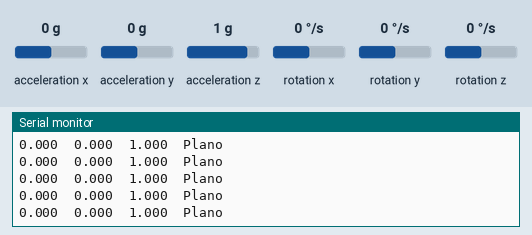
Simulated run of this sketch. Board: Arduino Uno, built with avr-gcc and run on an emulated ATmega328P. Shown: the last lines printed to the serial monitor. Inputs (shaded band) come from the test bench; at power-on: acceleration x 0 g, acceleration y 0 g, acceleration z 1 g, rotation x 0 °/s, rotation y 0 °/s, rotation z 0 °/s.

Above: at 1.2 s.
1.3 s: acceleration x set to -1.4 g
At 2.4 s:
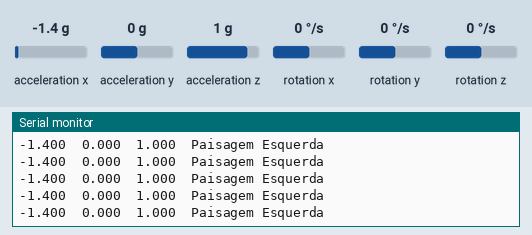
2.8 s: acceleration y set to -1.4 g
At 2.96 s:
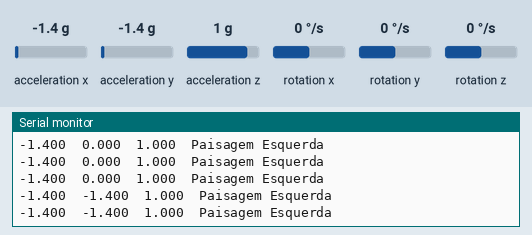
5.8 s: acceleration z set to -1.4 g
At 5.8 s:
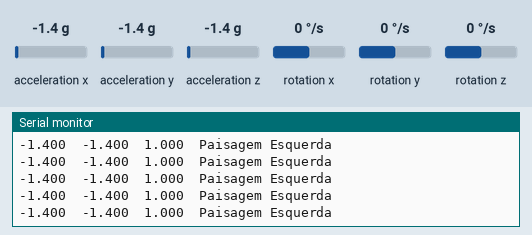
8.8 s: acceleration x set to -0.8 g
At 8.88 s:
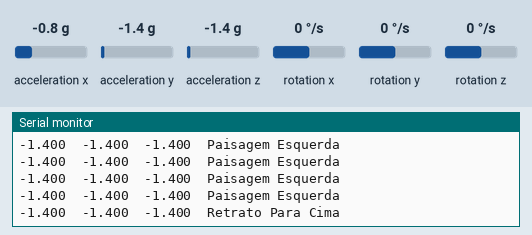
10.3 s: acceleration y set to -0.8 g
At 10.33 s:
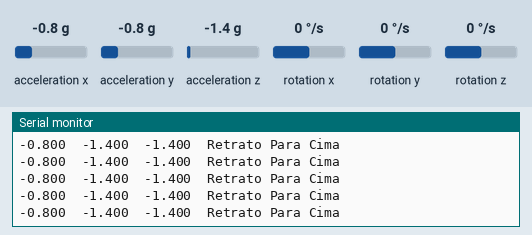
13.3 s: acceleration z set to 0 g
At 13.33 s:
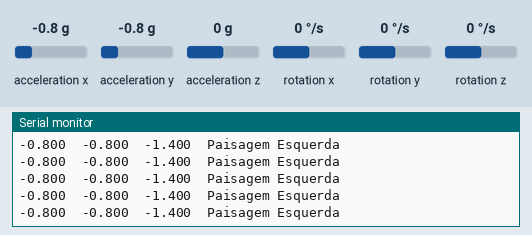
Timing chart, 0 to 16.3 s (numbered marks = the images above; inputs shaded):
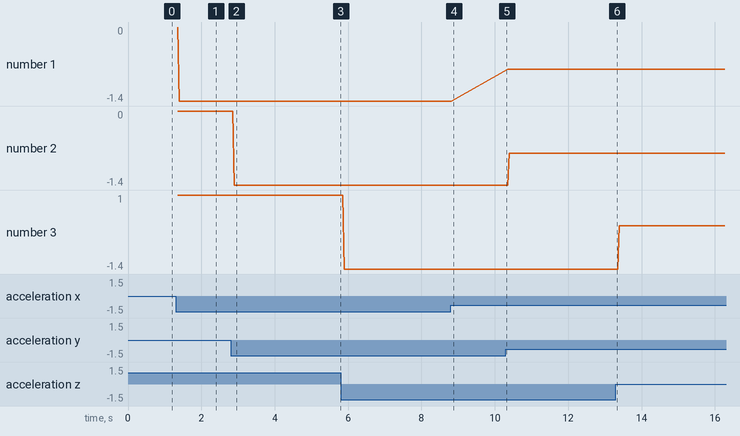

Measured:
- after the input at 1.3 s, the serial monitor: prints a new line after 0.06 s (image 1)
- after the input at 2.8 s, the serial monitor: prints a new line after 0.10 s (image 2)
- after the input at 8.8 s, the serial monitor: prints a new line after 0.05 s (image 4)

The sketch:

sketch_mma845x.ino
```cpp
#include <SparkFun_MMA8452Q.h>

#include <Wire.h>


//Cria uma instancia do MMA8452 chamada acelerometro
//com endereco I2C 0x1C (pino SA0 em LOW/Desligado)
MMA8452Q acelerometro(0x1C);

void setup()
{
  Serial.begin(9600);
  Serial.println("Teste de comunicacao MMA8452");
  //Inicializa o acelerometro com o valores padrao de +/-2g e
  //saida de 800 Hz
  acelerometro.init();
  //Utilize a linha abaixo para inicializar o acelerometro com
  //+/-2g, 4g, or 8g, usando SCALE_2G, SCALE_4G, ou SCALE_8G
  //acelerometro.init(SCALE_4G);
  //Utilize a linha abaixo para determinar tambem a frequencia
  //de saida do acelerometro (padrao de 800 Hz), utilizando
  //como segundo parametro ODR_800 (800 Hz), ODR_400 (400 Hz),
  //ODR_200 (200 Hz), ODR_100 (100 Hz), ODR_50 (50 Hz),
  //ODR_12 (12.5 Hz), ODR_6 (6.25 Hz), ou ODR_1 (1.56 Hz)
  //acelerometro.init(SCALE_8G, ODR_6);
}

void loop()
{
  //A linha abaixo aguarda o envio de novos dados pelo acelerometro
  if (acelerometro.available())
  {
    //Efetua a leitura dos dados do sensor
    acelerometro.read();
    //acelerometro.read() atualiza dois grupos de variaveis:
    //* int x, y, e z armazena o valor de 12 bits lido do
    //acelerometro
    // * float cx, cy, e cz armazena o calculo da aceleracao
    //dos valores de 12 bits. Essas variaveis estao em
    //unidades de "g"

    //Mostra as coordenadas lidas do sensor
    printCalculatedAccels();

    //Selecione a linha abaixo para mostra os valores digitais
    //printAccels();

    //Mostra a orientacao (retrato/paisagem/flat)
    printOrientation();
    Serial.println();
  }
}

void printAccels()
{
  Serial.print(acelerometro.x, 3);
  Serial.print("\t");
  Serial.print(acelerometro.y, 3);
  Serial.print("\t");
  Serial.print(acelerometro.z, 3);
  Serial.print("\t");
}

void printCalculatedAccels()
{
  Serial.print(acelerometro.cx, 3);
  Serial.print("\t");
  Serial.print(acelerometro.cy, 3);
  Serial.print("\t");
  Serial.print(acelerometro.cz, 3);
  Serial.print("\t");
}

void printOrientation()
{
  //acelerometro.readPL() retorna um byte contendo informacoes sobre
  //a orientacao do sensor (retrato/paisagem)
  //PORTRAIT_U (Retrato Up/Para cima), PORTRAIT_D (Retrato Down/Para Baixo),
  //LANDSCAPE_R (Paisagem right/direita), LANDSCAPE_L (Paisagem left/esquerda)
  //e LOCKOUT (bloqueio)
  byte pl = acelerometro.readPL();
  switch (pl)
  {
  case PORTRAIT_U:
    Serial.print("Retrato Para Cima");
    break;
  case PORTRAIT_D:
    Serial.print("Retrato Para Baixo");
    break;
  case LANDSCAPE_R:
    Serial.print("Paisagem Direita");
    break;
  case LANDSCAPE_L:
    Serial.print("Paisagem Esquerda");
    break;
  case LOCKOUT:
    Serial.print("Plano");
    break;
  }
}
```
